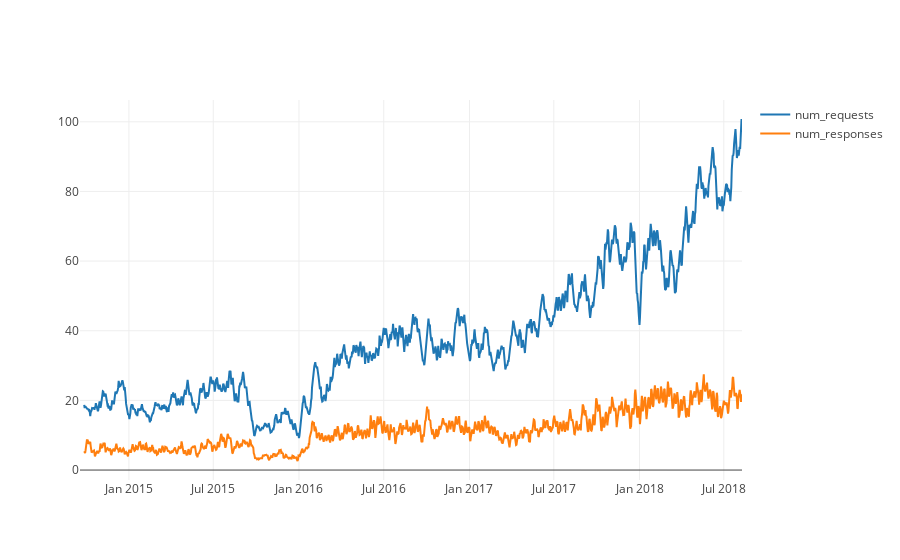

Write notebook code for a chart like this one.
### Code cell
# Popularity of the r/borrow over time

num_requests_per_day = request_posts.groupby('submission_date').size()
num_responses_per_day = response_posts.groupby('submission_date').size()

plotly.iplot([
    go.Scatter(
        x=num_requests_per_day.index,
        y=num_requests_per_day.rolling(10).mean(),
        name='num_requests'
    ),
    go.Scatter(
        x=num_responses_per_day.index,
        y=num_responses_per_day.rolling(10).mean(),
        name='num_responses'
    )
])

### Figure 1 — Plotly figure (JSON) as saved in the notebook; plotly's stock layout.template omitted (floating-point values rounded to 4 significant figures; data arrays with more than 128 entries replaced by an {"elided": "..."} marker saying what was removed)
{"data": [{"name": "num_requests", "type": "scatter", "x": {"elided": "1422 str values"}, "y": {"elided": "1422 float values"}}, {"name": "num_responses", "type": "scatter", "x": {"elided": "1402 str values"}, "y": {"elided": "1402 float values"}}], "layout": {}}
